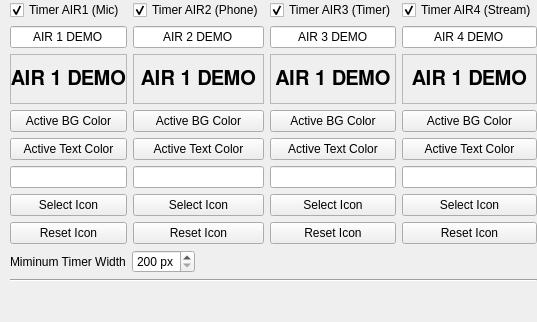
     <widget class="QWidget" name="tab_timers">
      <attribute name="title">
       <string>Timers</string>
      </attribute>
      <layout class="QVBoxLayout" name="verticalLayout_27">
       <property name="leftMargin">
        <number>10</number>
       </property>
       <property name="topMargin">
        <number>0</number>
       </property>
       <property name="rightMargin">
        <number>0</number>
       </property>
       <property name="bottomMargin">
        <number>0</number>
       </property>
       <item>
        <layout class="QHBoxLayout" name="horizontalLayout_18">
         <item>
          <layout class="QVBoxLayout" name="verticalLayout_23">
           <item>
            <widget class="QCheckBox" name="enableAIR1">
             <property name="text">
              <string>Timer AIR1 (Mic)</string>
             </property>
             <property name="checked">
              <bool>true</bool>
             </property>
            </widget>
           </item>
           <item>
            <widget class="QLineEdit" name="AIR1Text">
             <property name="text">
              <string>AIR 1 DEMO</string>
             </property>
             <property name="alignment">
              <set>Qt::AlignmentFlag::AlignCenter</set>
             </property>
            </widget>
           </item>
           <item>
            <widget class="QLabel" name="AIR1Demo">
             <property name="minimumSize">
              <size>
               <width>0</width>
               <height>50</height>
              </size>
             </property>
             <property name="font">
              <font>
               <family>FreeSans</family>
               <pointsize>15</pointsize>
               <bold>true</bold>
              </font>
             </property>
             <property name="autoFillBackground">
              <bool>true</bool>
             </property>
             <property name="frameShape">
              <enum>QFrame::Shape::StyledPanel</enum>
             </property>
             <property name="text">
              <string>AIR 1 DEMO</string>
             </property>
             <property name="alignment">
              <set>Qt::AlignmentFlag::AlignCenter</set>
             </property>
            </widget>
           </item>
           <item>
            <widget class="QPushButton" name="AIR1BGColor">
             <property name="text">
              <string>Active BG Color</string>
             </property>
            </widget>
           </item>
           <item>
            <widget class="QPushButton" name="AIR1FGColor">
             <property name="text">
              <string>Active Text Color</string>
             </property>
            </widget>
           </item>
           <item>
            <widget class="QLineEdit" name="AIR1IconPath"/>
           </item>
           <item>
            <widget class="QPushButton" name="AIR1IconSelectButton">
             <property name="text">
              <string>Select Icon</string>
             </property>
            </widget>
           </item>
           <item>
            <widget class="QPushButton" name="AIR1IconResetButton">
             <property name="text">
              <string>Reset Icon</string>
             </property>
            </widget>
           </item>
          </layout>
         </item>
         <item>
          <layout class="QVBoxLayout" name="verticalLayout_26">
           <item>
            <widget class="QCheckBox" name="enableAIR2">
             <property name="text">
              <string>Timer AIR2 (Phone)</string>
             </property>
             <property name="checked">
              <bool>true</bool>
             </property>
            </widget>
           </item>
           <item>
            <widget class="QLineEdit" name="AIR2Text">
             <property name="text">
              <string>AIR 2 DEMO</string>
             </property>
             <property name="alignment">
              <set>Qt::AlignmentFlag::AlignCenter</set>
             </property>
            </widget>
           </item>
           <item>
            <widget class="QLabel" name="AIR2Demo">
             <property name="minimumSize">
              <size>
               <width>0</width>
               <height>50</height>
              </size>
             </property>
             <property name="font">
              <font>
               <family>FreeSans</family>
               <pointsize>15</pointsize>
               <bold>true</bold>
              </font>
             </property>
             <property name="autoFillBackground">
              <bool>true</bool>
             </property>
             <property name="frameShape">
              <enum>QFrame::Shape::StyledPanel</enum>
             </property>
             <property name="text">
              <string>AIR 1 DEMO</string>
             </property>
             <property name="alignment">
              <set>Qt::AlignmentFlag::AlignCenter</set>
             </property>
            </widget>
           </item>
           <item>
            <widget class="QPushButton" name="AIR2BGColor">
             <property name="text">
              <string>Active BG Color</string>
             </property>
            </widget>
           </item>
           <item>
            <widget class="QPushButton" name="AIR2FGColor">
             <property name="text">
              <string>Active Text Color</string>
             </property>
            </widget>
           </item>
           <item>
            <widget class="QLineEdit" name="AIR2IconPath"/>
           </item>
           <item>
            <widget class="QPushButton" name="AIR2IconSelectButton">
             <property name="text">
              <string>Select Icon</string>
             </property>
            </widget>
           </item>
           <item>
            <widget class="QPushButton" name="AIR2IconResetButton">
             <property name="text">
              <string>Reset Icon</string>
             </property>
            </widget>
           </item>
          </layout>
         </item>
         <item>
          <layout class="QVBoxLayout" name="verticalLayout_24">
           <item>
            <widget class="QCheckBox" name="enableAIR3">
             <property name="text">
              <string>Timer AIR3 (Timer)</string>
             </property>
             <property name="checked">
              <bool>true</bool>
             </property>
            </widget>
           </item>
           <item>
            <widget class="QLineEdit" name="AIR3Text">
             <property name="text">
              <string>AIR 3 DEMO</string>
             </property>
             <property name="alignment">
              <set>Qt::AlignmentFlag::AlignCenter</set>
             </property>
            </widget>
           </item>
           <item>
            <widget class="QLabel" name="AIR3Demo">
             <property name="minimumSize">
              <size>
               <width>0</width>
               <height>50</height>
              </size>
             </property>
             <property name="font">
              <font>
               <family>FreeSans</family>
               <pointsize>15</pointsize>
               <bold>true</bold>
              </font>
             </property>
             <property name="autoFillBackground">
              <bool>true</bool>
             </property>
             <property name="frameShape">
              <enum>QFrame::Shape::StyledPanel</enum>
             </property>
             <property name="text">
              <string>AIR 1 DEMO</string>
             </property>
             <property name="alignment">
              <set>Qt::AlignmentFlag::AlignCenter</set>
             </property>
            </widget>
           </item>
           <item>
            <widget class="QPushButton" name="AIR3BGColor">
             <property name="text">
              <string>Active BG Color</string>
             </property>
            </widget>
           </item>
           <item>
            <widget class="QPushButton" name="AIR3FGColor">
             <property name="text">
              <string>Active Text Color</string>
             </property>
            </widget>
           </item>
           <item>
            <widget class="QLineEdit" name="AIR3IconPath"/>
           </item>
           <item>
            <widget class="QPushButton" name="AIR3IconSelectButton">
             <property name="text">
              <string>Select Icon</string>
             </property>
            </widget>
           </item>
           <item>
            <widget class="QPushButton" name="AIR3IconResetButton">
             <property name="text">
              <string>Reset Icon</string>
             </property>
            </widget>
           </item>
          </layout>
         </item>
         <item>
          <layout class="QVBoxLayout" name="verticalLayout_25">
           <item>
            <widget class="QCheckBox" name="enableAIR4">
             <property name="text">
              <string>Timer AIR4 (Stream)</string>
             </property>
             <property name="checked">
              <bool>true</bool>
             </property>
            </widget>
           </item>
           <item>
            <widget class="QLineEdit" name="AIR4Text">
             <property name="text">
              <string>AIR 4 DEMO</string>
             </property>
             <property name="alignment">
              <set>Qt::AlignmentFlag::AlignCenter</set>
             </property>
            </widget>
           </item>
           <item>
            <widget class="QLabel" name="AIR4Demo">
             <property name="minimumSize">
              <size>
               <width>0</width>
               <height>50</height>
              </size>
             </property>
             <property name="font">
              <font>
               <family>FreeSans</family>
               <pointsize>15</pointsize>
               <bold>true</bold>
              </font>
             </property>
             <property name="autoFillBackground">
              <bool>true</bool>
             </property>
             <property name="frameShape">
              <enum>QFrame::Shape::StyledPanel</enum>
             </property>
             <property name="text">
              <string>AIR 1 DEMO</string>
             </property>
             <property name="alignment">
              <set>Qt::AlignmentFlag::AlignCenter</set>
             </property>
            </widget>
           </item>
           <item>
            <widget class="QPushButton" name="AIR4BGColor">
             <property name="text">
              <string>Active BG Color</string>
             </property>
            </widget>
           </item>
           <item>
            <widget class="QPushButton" name="AIR4FGColor">
             <property name="text">
              <string>Active Text Color</string>
             </property>
            </widget>
           </item>
           <item>
            <widget class="QLineEdit" name="AIR4IconPath"/>
           </item>
           <item>
            <widget class="QPushButton" name="AIR4IconSelectButton">
             <property name="text">
              <string>Select Icon</string>
             </property>
            </widget>
           </item>
           <item>
            <widget class="QPushButton" name="AIR4IconResetButton">
             <property name="text">
              <string>Reset Icon</string>
             </property>
            </widget>
           </item>
          </layout>
         </item>
        </layout>
       </item>
       <item>
        <layout class="QHBoxLayout" name="horizontalLayout_19">
         <item>
          <widget class="QLabel" name="label_39">
           <property name="text">
            <string>Miminum Timer Width</string>
           </property>
           <property name="buddy">
            <cstring>AIRMinWidth</cstring>
           </property>
          </widget>
         </item>
         <item>
          <widget class="QSpinBox" name="AIRMinWidth">
           <property name="suffix">
            <string> px</string>
           </property>
           <property name="minimum">
            <number>200</number>
           </property>
           <property name="maximum">
            <number>500</number>
           </property>
          </widget>
         </item>
         <item>
          <spacer name="horizontalSpacer_4">
           <property name="orientation">
            <enum>Qt::Orientation::Horizontal</enum>
           </property>
           <property name="sizeHint" stdset="0">
            <size>
             <width>40</width>
             <height>20</height>
            </size>
           </property>
          </spacer>
         </item>
        </layout>
       </item>
       <item>
        <widget class="Line" name="line_2">
         <property name="orientation">
          <enum>Qt::Orientation::Horizontal</enum>
         </property>
        </widget>
       </item>
       <item>
        <spacer name="verticalSpacer_9">
         <property name="orientation">
          <enum>Qt::Orientation::Vertical</enum>
         </property>
         <property name="sizeHint" stdset="0">
          <size>
           <width>20</width>
           <height>40</height>
          </size>
         </property>
        </spacer>
       </item>
      </layout>
     </widget>
